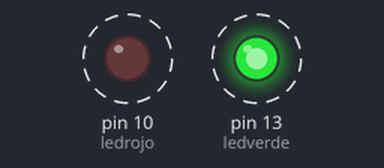
A sketch run on a simulated Arduino Uno, built with avr-gcc and run on an emulated ATmega328P. Parts: output pins drawn as LEDs (lit = HIGH). Dashed ring = blinking.

Above: at 0.2 s.
Timing chart, 0 to 3.0 s (numbered marks = the images above):
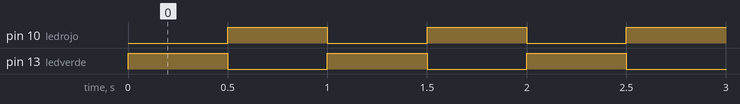

The sketch:

001_LEDS.ino
```cpp
/**********************************************************************************
**                                                                               **
**                               Samuel Call Ramos                               **
**                                  22/11/2024                                   **
**    Los leds(verde y rojo) deberán de hacer un intermitente de 0,5s siempre    **
**                                                                               **
**********************************************************************************/

//********** Includes *************************************************************

//********** Variables ************************************************************
const int ledrojo = 10;
const int ledverde = 13;

//********** Setup ****************************************************************
void setup()
{
  pinMode(ledverde, OUTPUT);
  pinMode(ledrojo, OUTPUT);
}

//********** Loop *****************************************************************
void loop()
{
  digitalWrite(ledverde,HIGH);
  delay(500);
  digitalWrite(ledverde,LOW);
  digitalWrite(ledrojo,HIGH);
  delay(500);
  digitalWrite(ledrojo,LOW);
}

//********** Funcions *************************************************************
```

Measured:
- by itself, pin 10 (ledrojo), pin 13 (ledverde): alternates HIGH for 0.50 s and LOW for 0.50 s
- by itself, everything shown: repeats every 1.0 s, in 3 steps
